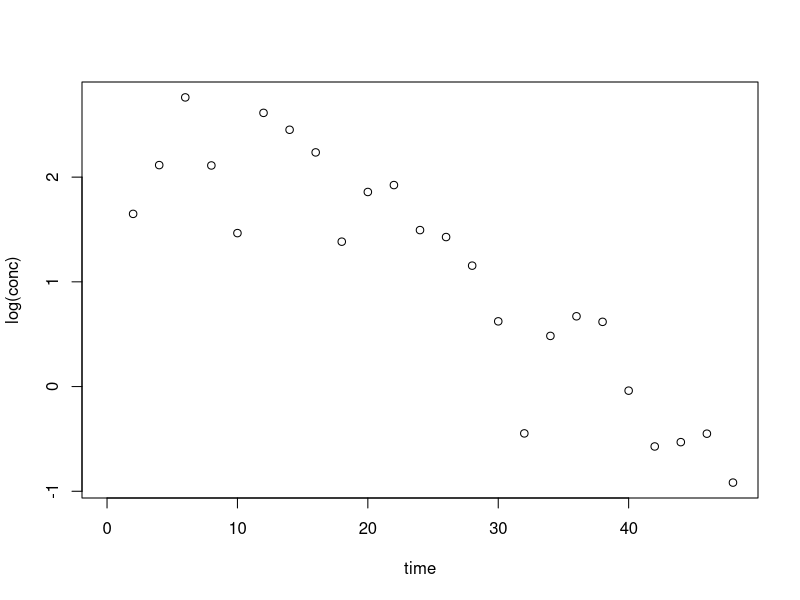

Write the R code that produced this figure. (Note: this script raises an error after producing the figure.)
# Making sigma a parameter for optimisation in optim
# -----------------------------------------------------------------------------
# To prevent optim from crashing if it finds the "perfect" parameters
# -----------------------------------------------------------------------------
# Setup environment
# - - - - - - - - - - - - - - - - - - - - - - - - - - - - - - - - - - - - - - -
# Flexible sum of coefficients function
# No changes will be made here
  pred.sumexp <- function(x, t, d = 0) {
    l <- length(x)
    a <- ifelse(l %% 2 == 0, 0, 1)
    n <- ceiling(l/2)
    for (i in 1:n) {
      if (i == 1) y <- x[i]^d*exp(x[i]*t + x[n+i])
      else if (i != n | a == 0) y <- y + x[i]^d*exp(x[i]*t + x[n+i])
      else if (a == 1) y <- y - x[i]^d*exp(x[i]*t)*sum(exp(x[(n+1):(2*n-1)]))
    }
    return(y)
  }

# Flexible maximum likelihood estimation
# Has the most changes from previous mle.sumexp functions
  mle.sumexp <- function(par, x, y) {
    yhat <- pred.sumexp(par[-length(par)], x)  # remove last parameter
    err <- y - yhat
    sigma <- par[length(par)]  # sigma now assigned last parameter
    loglik <- dnorm(y, yhat, sigma, log = T)
    return(-1*sum(loglik))
  }

  multi.mle.sumexp <- function(data, oral = F, nexp = 3) {
    x <- data[which(data[, 2] != 0), 1]
    y <- data[which(data[, 2] != 0), 2]
    opt.par <- list(NULL)
    opt.val <- list(NULL)
    opt.gra <- list(NULL)
    opt.con <- list(NULL)
    opt.mes <- list(NULL)
    sub.y <- which(y == max(y)):length(y)
    lm.par <- unname(lm(log(y[sub.y]) ~ x[sub.y])$coefficients)
    for (i in 1:nexp) {
      if (i == 1) {
        init.par <- c(lm.par[2], lm.par[1])
      } else if (i == 2) {
        if (oral) {
          init.par <- c(lm.par[2]*c(0.8, 1.2), lm.par[1])
        } else {
          init.par <- c(lm.par[2]*c(0.8, 1.2), lm.par[1]*c(1, 1.2))
        }
      } else {
        s <- seq(1-(i-(oral+1))*0.05, 1+(i-(oral+1))*0.05, length.out = i-oral)
        if (oral) {
          init.par <- c(
            mean(optres$par[1:(i-2)]), optres$par[1:(i-1)],
            log(sum(exp(optres$par[i:(2*i-3)]))/(i-1)*s)
          )
        } else {
          init.par <- c(
            mean(optres$par[1:(i-1)]), optres$par[1:(i-1)],
            mean(optres$par[i:(2*i-2)]), optres$par[i:(2*i-2)]
          )
        }
      }
      optres <- optim(
        c(init.par, 0.01),
        mle.sumexp,  # maximum likelihood fitting function
        method = "L-BFGS-B",
        lower = c(rep(-Inf, i), 0.0001),
        upper = c(rep(-1/10^10, i), rep(Inf, i+1)),
        control = list(maxit = 500),
        x = x, y = y
      )
      opt.par[[i]] <- optres$par[-length(optres$par)]
      opt.val[[i]] <- optres$value
      opt.gra[[i]] <- optres$counts
      opt.con[[i]] <- optres$convergence
      opt.mes[[i]] <- ifelse(is.null(optres$message),
        "NULL", optres$message)
    }
    res <- list(par = opt.par, value = opt.val, counts = opt.gra,
      convergence = opt.con, message = opt.mes)
    res
  }

  plot.sumexp <- function(res, data) {
    plotdata <- ldply(res$par, function(x) {
      data.frame(
        nexp = as.factor(ceiling(length(x)/2)),
        time = data$time,
        cobs = data$conc,
        pred = pred.sumexp(x, data$time, 0),
        objv = res$value[[ceiling(length(x)/2)]]
      )
    })
    levels(plotdata$nexp) <- paste(levels(plotdata$nexp), "exponent(s)")
    ylim <- c(0, 1.1*max(plotdata$cobs))
    xlim <- c(0, max(plotdata$time))

    plotobj <- NULL
    plotobj <- ggplot(data = plotdata)
    plotobj <- plotobj + ggtitle("Comparison of Number of Exponents Used")
    plotobj <- plotobj + geom_point(aes(x = time, y = cobs))
    plotobj <- plotobj + geom_line(aes(x = time, y = pred), colour = "red")
    plotobj <- plotobj + geom_text(aes(x = median(time), y = max(cobs), label = objv))
    plotobj <- plotobj + scale_y_continuous("Concentration (mg/mL)\n", lim = ylim)
    plotobj <- plotobj + scale_x_continuous("\nTime after dose (hrs)", lim = xlim)
    plotobj <- plotobj + facet_wrap(~nexp)
    plotobj
  }
# - - - - - - - - - - - - - - - - - - - - - - - - - - - - - - - - - - - - - - -
# Simulate data
# - - - - - - - - - - - - - - - - - - - - - - - - - - - - - - - - - - - - - - -
# Absorption Curve
  time.samp <- seq(0, 48, by = 2)
  absdata <- data.frame(
    time = time.samp,
    line1 = -0.2*time.samp + 4,
    line2 = -0.1*time.samp + 4
  )
  absdata$sumexp <- exp(absdata$line2) - exp(absdata$line1)
  #with(absdata, plot(time, sumexp))

# 2 Compartment Curve
  twodata <- data.frame(
    time = time.samp,
    line1 = -0.5*time.samp + 6,
    line2 = -0.05*time.samp + 5
  )
  twodata$sumexp <- exp(twodata$line1) + exp(twodata$line2)
  #with(twodata, plot(time, log(sumexp)))
# Add random error and optimise using rich data
  err <- 1 + rnorm(n = length(time.samp), mean = 0, sd = 0.3)
  data1 <- data.frame(
    time = time.samp,
    conc = absdata$sumexp*err
  )
  with(data1, plot(time, log(conc)))

  all.res <- multi.mle.sumexp(data1, nexp = 4, oral = T)

  plot.sumexp(all.res, data1)

# Two compartment
  err <- 1 + rnorm(n = length(time.samp), mean = 0, sd = 0.3)
  data2 <- data.frame(
    time = time.samp,
    conc = twodata$sumexp*err
  )
  with(data2, plot(time, log(conc)))

  all.res <- multi.mle.sumexp(data2, nexp = 4)
  #with(all.res, which(unlist(value) == min(unlist(value))))  # best fit
  plot.sumexp(all.res, data2)
